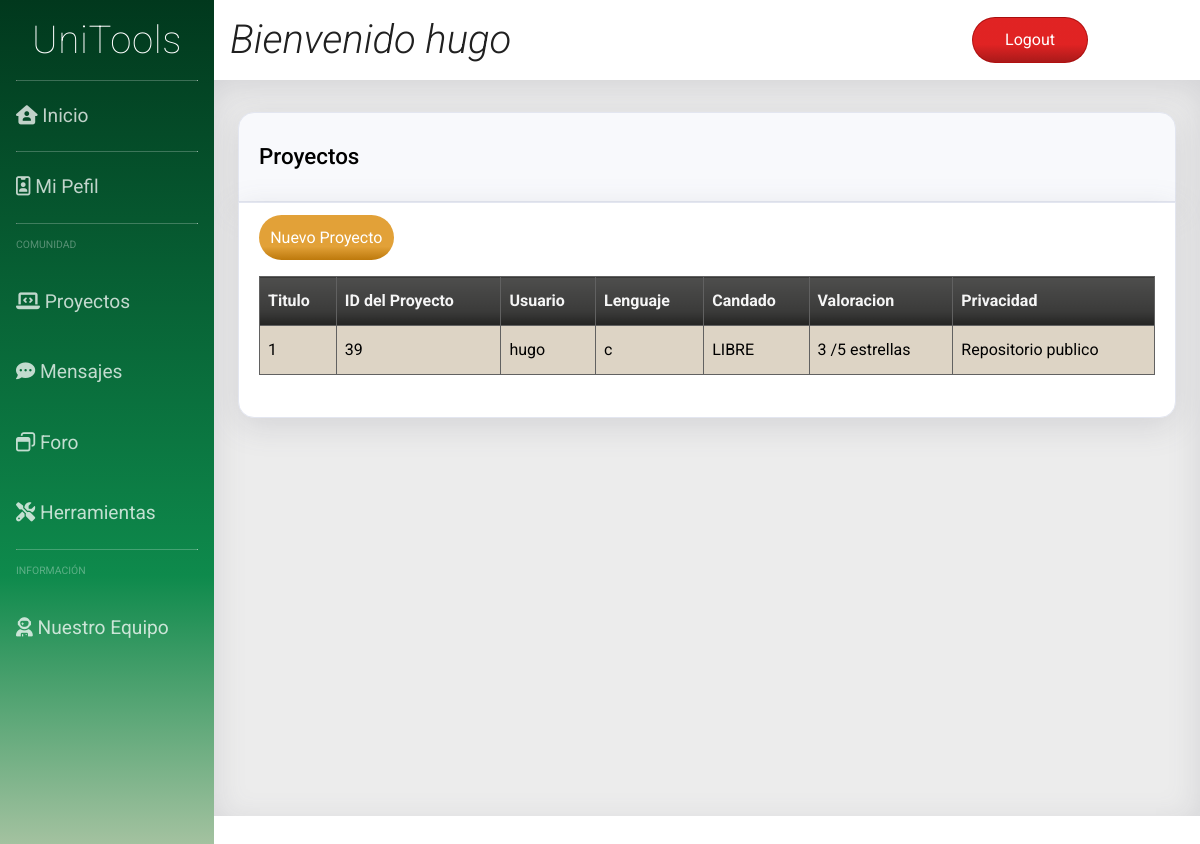
/proyectos.php (signed in), run on the app's committed database.
### tables this page shows
CREATE TABLE `project` (
  `id` int(11) NOT NULL,
  `titulo` varchar(100) NOT NULL,
  `candado` tinyint(1) NOT NULL,
  `userId` int(11) NOT NULL,
  `estrellas` int(11) NOT NULL,
  `privado` tinyint(1) NOT NULL,
  `lenguaje` varchar(50) NOT NULL,
  `contenido` varchar(200) NOT NULL
);

CREATE TABLE `user` (
  `id_user` int(11) NOT NULL,
  `email` varchar(50) NOT NULL,
  `password` varchar(255) NOT NULL,
  `username` varchar(30) NOT NULL,
  `premium` tinyint(1) NOT NULL,
  `admin` tinyint(1) NOT NULL,
  `name` text NOT NULL,
  `aboutMe` text NOT NULL
);

### dao/project_class.php (called while the page is built, shortened)
<?php
class TOUproject {
	private $id;
	private $user;
	private $titulo;
	private $lenguaje;
  	private $candado;
	private $estrellas;
  function __construct($id='',$user='',$titulo='',$contenido='',$lenguaje='',$privado='',$candado='',$estrellas='')
  {
    $this->id = $id;
    $this->user = $user;
    $this->titulo = $titulo;
    $this->lenguaje = $lenguaje;
    $this->candado = $candado;
    $this->estrellas = $estrellas;
  }
  public function get_id(){
		return $this->id;
	}
	public function get_user(){
		return $this->user;
	}
	public function get_titulo(){
		return $this->titulo;
	}
	public function get_lenguaje(){
		return $this->lenguaje;
	}
  public function get_candado(){
		return $this->candado;
	}
  public function get_estrellas(){
		return $this->estrellas;
	}
 }

### dao/DAO.php (called while the page is built, shortened)
<?php
class DAO {
	public $conn;
	public function __construct() {
		if (!$this->conn){
			if(isset($_SESSION['admin']) && $_SESSION['admin']){
				$this->conn = mysqli_connect("localhost", "root", "", "unitoolsdb");
			}else{
				$this->conn = mysqli_connect("localhost", "Usuario", "User", "unitoolsdb");
			}
		}
	}
	public function ejecutarConsulta($query){
		$result = mysqli_query($this->conn, $query) or die($this->conn->error);
        $array = mysqli_fetch_assoc($result);
		return $array;
	}
	public function devolverConsulta($query){
		$result = mysqli_query($this->conn, $query) or die($this->conn->error);
		return $result;
	}
}
?>

### dao/dao_project.php (called while the page is built, shortened)
<?php
include_once('DAO.php');
include_once('project_class.php');
class DAOproject extends DAO {
  public function show_all_data(){
		$sql = sprintf("SELECT * FROM project ORDER BY id DESC");
		$query = $this->devolverConsulta($sql);
        $array = [];
        while($result = mysqli_fetch_assoc($query)){
            $proj = new TOUproject($result['id'],
            $result['userId'], $result['titulo'], $result['contenido'],
             $result['lenguaje'], $result['privado'],$result['candado'],$result['estrellas']);
            array_push($array, $proj);
        }
		return $array;
  }
}

### dao/dao_user.php (called while the page is built, shortened)
<?php
include_once('DAO.php');
include_once('user_class.php');
class DAOUsuario extends DAO {
	public function search_userId($userId){
		$sql = sprintf("SELECT * FROM user WHERE id_User = $userId");
		if (!$this->ejecutarConsulta($sql))
			return null;
		else
		{
			$result = $this->ejecutarConsulta($sql);
			$user = new TOUser($result['id_user'],$result['email'],$result['password'],$result['username'],$result['premium'], $result['admin'], $result['name'], $result['aboutMe']);
			return $user;
		}
	}
}
?>

### dao/user_class.php (called while the page is built, shortened)
<?php
class TOUser {
	private $user_name;
	function __construct($userId='',$email='',$password='',$user_name='',$premium='', $admin='', $name='', $aboutMe=''){
		$this->user_name = $user_name;
	}
	public function get_username(){
		return $this->user_name;
	}
}
?>

### proyectos.php (the view, shortened to what this page needs)
<?php
include_once("dao/dao_user.php");
include_once("dao/dao_project.php");
?>
<!DOCTYPE html>
<html>
<head>
    <link rel="stylesheet" type="text/css" href="css/hoja_OG.css">
    <link rel="stylesheet" type="text/css" href="css/side_OG.css">
    <link rel="stylesheet" type="text/css" href="css/cabecera_OG.css">
    <link rel="stylesheet" type="text/css" href="css/content_OG.css">
</head>
<body>
 <div class="contenedor">
<?php
require("includes/common/navegacion_OG.php");?>
<?php
require("includes/common/cabecera_OG.php");?>
<div class="contenido">
	<div class="fb-col box" id="prs_g">
		<div class="t1 fb-row" >
			<h1>Proyectos</h1>
		</div>
		<div class="b1">
			<div class="btn btn_mango">
				<a href="nuevo_project.php">Nuevo Proyecto</a>
			</div>
                <?php
                $dao_project = new DAOproject();
                $dao_user = new DAOUsuario();
                $res = $dao_project->show_all_data();
				?>
			 <table id="prs"  class="round">
				<tr>
					<th>Titulo</th>
					<th>ID del Proyecto</th>
					<th>Usuario</th>
					<th>Lenguaje</th>
					<th>Candado</th>
					<th>Valoracion</th>
					<th>Privacidad</th>
				</tr>
		<?php
		while (!empty($res))
		{
			$curr_proj = array_shift($res);
			$project_id = $curr_proj->get_id();
			$usuario = $dao_user->search_userId($curr_proj->get_user());
			$lenguaje = $curr_proj->get_lenguaje();
			$title = $curr_proj->get_titulo();
			$candado = $curr_proj->get_candado();
			$estrellas = $curr_proj->get_estrellas();
			$priv = "Repositorio publico";
			if ($usuario == null)
			{
				$username = "Usuario borrado";
			}
			else {
				$username = $usuario->get_username();
			}
		    if ($candado == 0){
		    	$candado = "LIBRE";
		    }
		    else {
		    	$candado = "EN EDICIÓN";
		    }?>
				<tr>
				<?php
				echo '<td id="prs_link"> <a href="project.php?id=' . $project_id . '">';
				?>
						 <?php echo $title      ?> </a></td>
					<td> <?php echo $project_id ?> </td>
					<td> <?php echo $username 	?> </td>
					<td> <?php echo $lenguaje 	?> </td>
					<td> <?php echo $candado   	?> </td>
					<td> <?php echo $estrellas 	?> /5 estrellas </td>
					<td> <?php echo $priv 	  	?></td>
				</tr>
		<?php
		}?>
				</table>
				</div>
            </div>
        </div>
    </div>
</body>

### css/hoja_OG.css (style rules this page uses)
html, body { height: 100%; min-height: 100%; margin: 0; font-size: 1rem; line-height: 2; text-align: left; font-family: "Roboto", sans-serif; overflow: hidden; }
.contenedor { display: grid; grid-gap: 0; grid-template-columns: [c1] 1fr [c2] 5.5fr; grid-template-rows: [r1] 1fr [r2] 11fr; width: auto; height: auto; min-width: 100%; min-height: 100%; background-color: #fff; color: #000000; }
a { text-decoration: none; }
.fb-col { display: flex; flex-direction: column; }
.fb-row { display: flex; flex-flow: row wrap; padding-left: 0; }
.box { background-color: transparent; color: black; word-wrap: break-word; margin: 2rem 1.5rem 0; }
.t1 { border: 1px solid #e3e6f0; padding: 0.4rem 1.25rem; margin-bottom: 0; background-color: #f8f9fc; border-bottom: 1px solid #e3e6f0; border-top-left-radius: 1rem; border-top-right-radius: 1rem; border-bottom-left-radius: 0; border-bottom-right-radius: 0; color: #000; box-shadow: 0 0.5rem 2rem 0 rgba(96, 98, 114, 0.178); }
.b1 { border: 1px solid #e3e6f0; padding: 0.6rem 1.25rem; background-color: white; border-radius: 1rem; border-bottom-left-radius: 1rem; border-bottom-right-radius: 1rem; border-top-left-radius: 0; border-top-right-radius: 0; color: #000; box-shadow: 0 0.5rem 2rem 0 rgba(96, 98, 114, 0.178); }
.box h1 { font-weight: 500; font-size: 140%; }
table { width: 100%; margin: 1rem 0 2rem 0; }
table, th, td { border: 1px solid rgb(97, 97, 97); border-collapse: collapse; }
th, td { text-align: left; padding: 0.5rem; }
th { background-color: #3b3b3a; color: whitesmoke; background-image: linear-gradient( 180deg, #4e4e4d 0%, #3b3b3a 70%, #242423 100% ); }
tr:nth-child(even) { background-color: #ddd4c5; border-radius: 5rem; }
tr:nth-child(odd) { background-color: #cec1ac; }
.btn { border-color: #ffffff; border: none; color: #fff; display: inline-block; text-align: center; font-size: 1rem; border-radius: 2rem; width: fit-content; margin-top: 0.2rem; color: #fff; display: inline-block; text-align: center; font-size: 1rem; border-radius: 2rem; }
.btn a, .btn button { padding: 0.4rem 0.7rem 0.4rem 0.7rem; text-align: center; display: block; color: rgb(255, 255, 255); cursor: pointer; border: none; transition: 0.5s; }
.btn_mango { background-color: #e0c218; border: none; color: #fff; background-image: linear-gradient( 180deg, #e2a138 0%, #e2a138 70%, #bd790c 100% ); }
.btn_mango a, .btn_mango button { color: rgb(255, 255, 255); }

### css/content_OG.css (style rules this page uses)
* { box-sizing: border-box; }
.contenido { grid-column: c2; grid-row: r2; background-color: rgb(236, 236, 236); color: rgb(37, 37, 37); padding-top: 0px; margin: 0; max-height: 92vh; overflow-y: scroll; width: 100%; padding-bottom: 100px; box-shadow: inset 0 0.5rem 2rem 0 rgba(96, 98, 114, 0.178); }
#prs_g { margin: 2rem 1.5rem 0; }
#prs_link { padding: 0; }
#prs_link a { display: block; color: black; height: 3rem; padding: 0.5rem 0 0 0.5rem; }

### data on the page
project: titulo "1", id "39", userId.username "hugo", lenguaje "c", candado "LIBRE", estrellas "3", priv "Repositorio publico"

### other printed values
$_SESSION["username"] "hugo"
